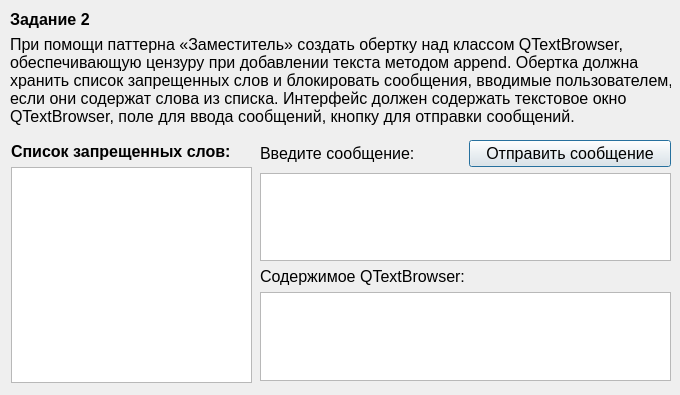
<?xml version="1.0" encoding="UTF-8"?>
<ui version="4.0">
 <class>SecondTask</class>
 <widget class="QDialog" name="SecondTask">
  <property name="geometry">
   <rect>
    <x>0</x>
    <y>0</y>
    <width>680</width>
    <height>395</height>
   </rect>
  </property>
  <property name="windowTitle">
   <string>Dialog</string>
  </property>
  <widget class="QLabel" name="label">
   <property name="geometry">
    <rect>
     <x>10</x>
     <y>30</y>
     <width>661</width>
     <height>101</height>
    </rect>
   </property>
   <property name="font">
    <font>
     <pointsize>12</pointsize>
    </font>
   </property>
   <property name="text">
    <string>При помощи паттерна «Заместитель» создать обертку над классом QTextBrowser, 
обеспечивающую цензуру при добавлении текста методом append. Обертка должна 
хранить список запрещенных слов и блокировать сообщения, вводимые пользователем, 
если они содержат слова из списка. Интерфейс должен содержать текстовое окно 
QTextBrowser, поле для ввода сообщений, кнопку для отправки сообщений.</string>
   </property>
  </widget>
  <widget class="QLabel" name="label_4">
   <property name="geometry">
    <rect>
     <x>10</x>
     <y>10</y>
     <width>256</width>
     <height>19</height>
    </rect>
   </property>
   <property name="font">
    <font>
     <pointsize>12</pointsize>
     <weight>75</weight>
     <bold>true</bold>
    </font>
   </property>
   <property name="text">
    <string>Задание 2</string>
   </property>
  </widget>
  <widget class="QWidget" name="">
   <property name="geometry">
    <rect>
     <x>11</x>
     <y>142</y>
     <width>241</width>
     <height>241</height>
    </rect>
   </property>
   <layout class="QVBoxLayout" name="verticalLayout">
    <item>
     <widget class="QLabel" name="label_2">
      <property name="font">
       <font>
        <pointsize>12</pointsize>
        <weight>75</weight>
        <bold>true</bold>
       </font>
      </property>
      <property name="text">
       <string>Список запрещенных слов:</string>
      </property>
     </widget>
    </item>
    <item>
     <widget class="QTextEdit" name="outWords">
      <property name="font">
       <font>
        <pointsize>12</pointsize>
       </font>
      </property>
     </widget>
    </item>
   </layout>
  </widget>
  <widget class="QWidget" name="">
   <property name="geometry">
    <rect>
     <x>260</x>
     <y>140</y>
     <width>411</width>
     <height>241</height>
    </rect>
   </property>
   <layout class="QVBoxLayout" name="verticalLayout_2">
    <item>
     <layout class="QHBoxLayout" name="horizontalLayout">
      <item>
       <widget class="QLabel" name="label_3">
        <property name="font">
         <font>
          <pointsize>12</pointsize>
          <weight>50</weight>
          <bold>false</bold>
         </font>
        </property>
        <property name="text">
         <string>Введите сообщение:</string>
        </property>
       </widget>
      </item>
      <item>
       <widget class="QPushButton" name="pushButton">
        <property name="font">
         <font>
          <pointsize>12</pointsize>
         </font>
        </property>
        <property name="text">
         <string>Отправить сообщение</string>
        </property>
       </widget>
      </item>
     </layout>
    </item>
    <item>
     <widget class="QTextEdit" name="inText">
      <property name="font">
       <font>
        <pointsize>12</pointsize>
       </font>
      </property>
     </widget>
    </item>
    <item>
     <widget class="QLabel" name="label_5">
      <property name="font">
       <font>
        <pointsize>12</pointsize>
        <weight>50</weight>
        <bold>false</bold>
       </font>
      </property>
      <property name="text">
       <string>Содержимое QTextBrowser:</string>
      </property>
     </widget>
    </item>
    <item>
     <widget class="QTextEdit" name="outResult">
      <property name="font">
       <font>
        <pointsize>12</pointsize>
       </font>
      </property>
     </widget>
    </item>
   </layout>
  </widget>
 </widget>
 <resources/>
 <connections/>
</ui>
